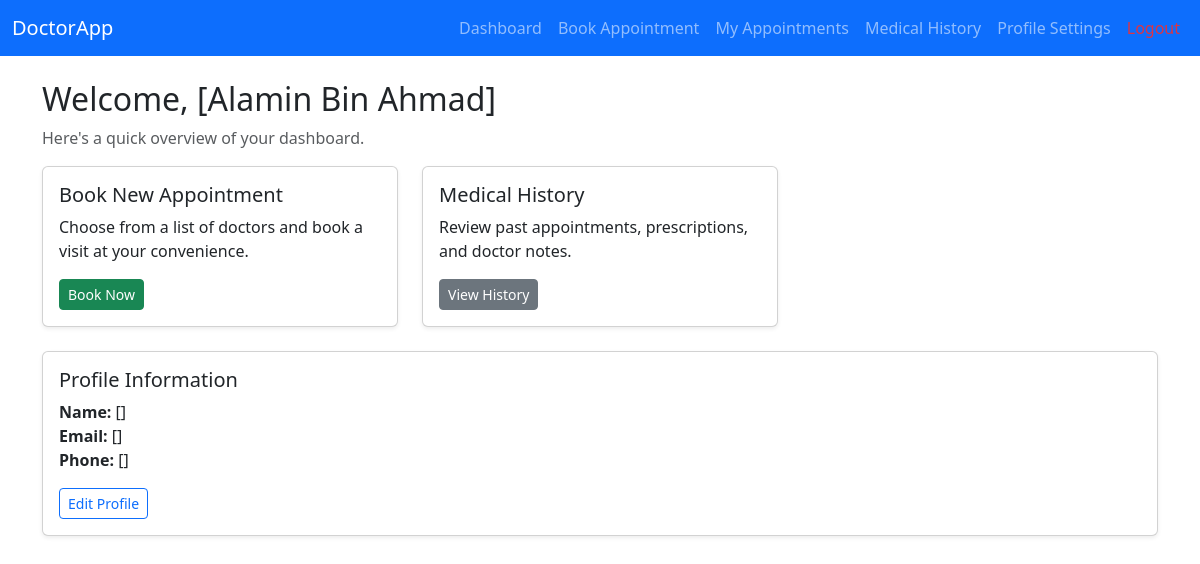
The page /dash/ (signed in) on the database as committed earlier.
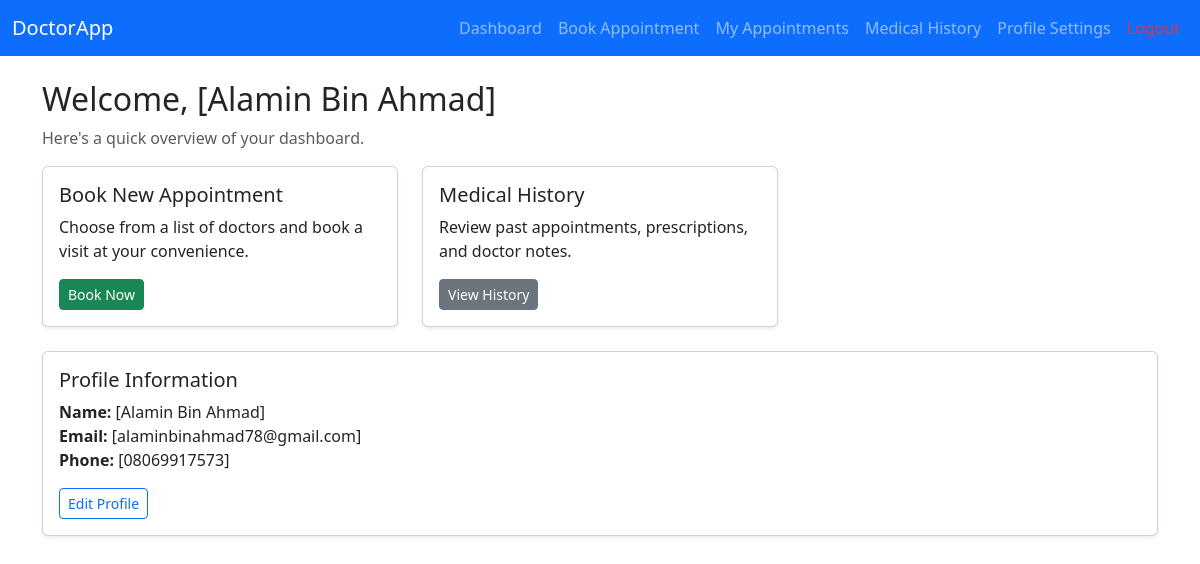
The same page on the database as committed later.
### ODABSApp/models.py (models this page shows, shortened)
class PatientProfile(models.Model):
    patient = models.ForeignKey(User, on_delete=models.CASCADE)
    email = models.EmailField(blank=True, max_length=200)
    phone_number = models.CharField(blank=True, max_length=20)
    profile_img = models.ImageField(upload_to='patient/', blank=True)

### ODABSApp/views.py (the view)
# urls.py: path('dash/', views.dash, name="dash"),
@login_required(login_url='/')
def dash(request):
    current_user = User.objects.get(username=request.user)
    current_patient = PatientProfile.objects.filter(patient=current_user).first()
    return render(request, "patient/p-dash.html", {'current_user': current_user, 'current_patient': current_patient})

### templates/patient/p-dash.html (shortened to what this page needs)
{% extends "patient/p-base.html" %}
{% block content %}
<div class="container mt-4">
    <h2>Welcome, [{{current_user.first_name}}]</h2>
    <p class="text-muted">Here's a quick overview of your dashboard.</p>
    <div class="row g-4">
      <div class="col-md-4">
        <div class="card shadow-sm">
          <div class="card-body">
            <h5 class="card-title">Book New Appointment</h5>
            <p class="card-text">Choose from a list of doctors and book a visit at your convenience.</p>
            <a href="/book-appointment/" class="btn btn-success btn-sm">Book Now</a>
          </div>
        </div>
      </div>
      <div class="col-md-4">
        <div class="card shadow-sm">
          <div class="card-body">
            <h5 class="card-title">Medical History</h5>
            <p class="card-text">Review past appointments, prescriptions, and doctor notes.</p>
            <a href="/medical-history/" class="btn btn-secondary btn-sm">View History</a>
          </div>
        </div>
      </div>
    </div>
    <div class="row mt-4">
      <div class="col-md-12">
        <div class="card shadow-sm">
          <div class="card-body">
            <h5 class="card-title">Profile Information</h5>
            <p class="card-text">
              <strong>Name:</strong> [{{current_patient.patient.first_name}}]<br>
              <strong>Email:</strong> [{{current_patient.email}}]<br>
              <strong>Phone:</strong> [{{current_patient.phone_number}}]
            </p>
            <a href="/p-profile/" class="btn btn-outline-primary btn-sm">Edit Profile</a>
          </div>
        </div>
      </div>
    </div>
  </div>
{% endblock %}

Rows that differ between the two databases and show on the page:
added PatientProfile: patient.first_name "Alamin Bin Ahmad", email "alaminbinahmad78@gmail.com", phone_number "08069917573"
